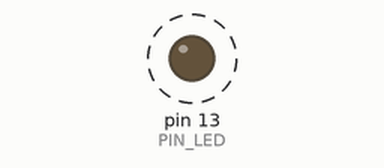
Simulated run of this sketch. Board: Arduino Uno, built with avr-gcc and run on an emulated ATmega328P. Shown: output pins drawn as LEDs (lit = HIGH). Dashed ring = blinking.

Above: at 0.05 s.
Timing chart, 0 to 3.0 s (numbered marks = the images above):
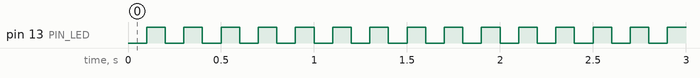

Measured:
- by itself, pin 13 (PIN_LED): alternates HIGH for 0.10 s and LOW for 0.10 s

The sketch:

04_example_1.ino
```cpp
#define PIN_LED 13

void setup() {
  pinMode(PIN_LED, OUTPUT);
}

void loop() {
  digitalWrite(PIN_LED, 0);
  delay(100);
  digitalWrite(PIN_LED, 1);
  delay(100);
}
```
